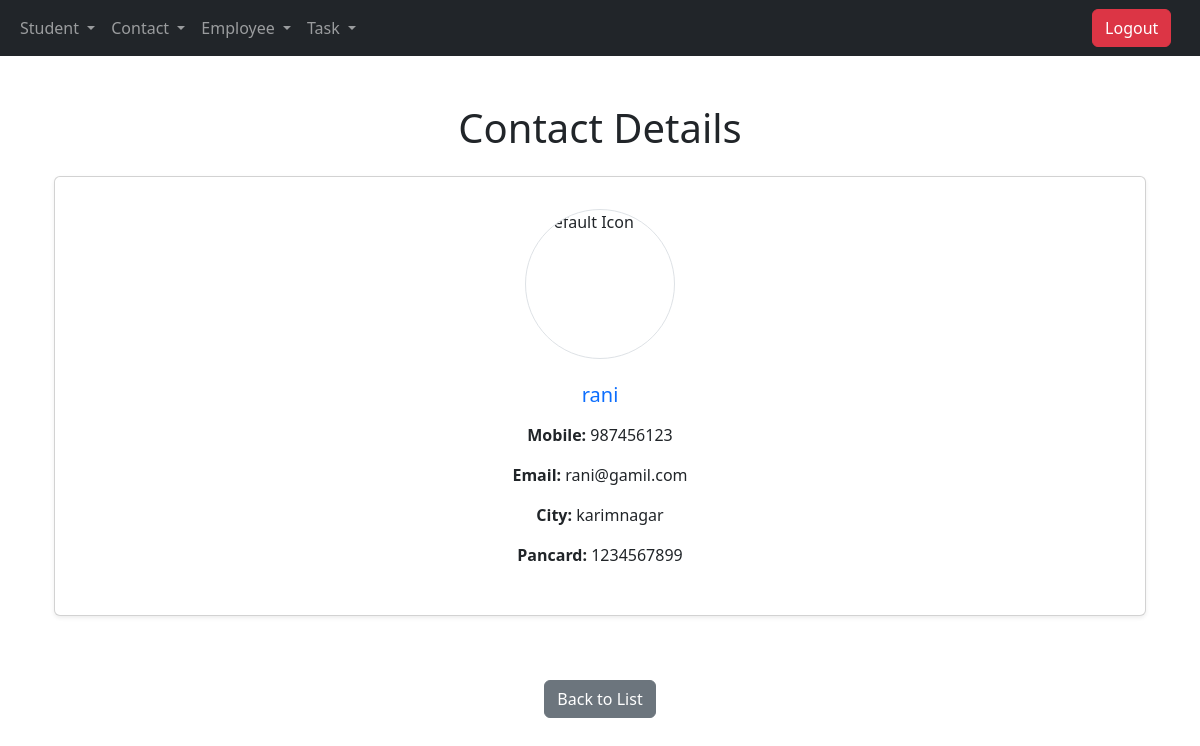
The app's page /view_contact/7/ with its own data.
### operations/models.py (models this page shows, shortened)
class Contact(models.Model):
    username=models.CharField(max_length=100)
    mobile=models.CharField(max_length=15)
    email = models.CharField(max_length=100, null=True, blank=True)
    city = models.CharField(max_length=15,null=True, blank=True)
    pancard = models.CharField(max_length=20,null=True, blank=True)
    serial_number = models.PositiveIntegerField(default=0)  # New field for display order
    profile_picture = models.ImageField(upload_to='Contact_Profiles/', blank=True, null=True) # Add this line

### operations/views.py (the view)
# urls.py: path('view_contact/<int:id>/', views.view_contact, name='view_contact'),
def view_contact(request, id):
    contact = get_object_or_404(Contact, id=id)
    return render(request, 'view_operation.html', {'contact': contact})

### operations/templates/view_operation.html
{% extends 'base.html' %}
{% block content %}
<div class="container mt-5">
    <h1 class="mb-4 text-center">Contact Details</h1>
    <div class="card shadow-sm p-3 mb-5 bg-body rounded">
        <div class="card-body">
            <div class="d-flex justify-content-center mb-4">
                {% if contact.profile_picture %}
                    <img src="{{ contact.profile_picture.url }}"
                         alt="Profile Picture"
                         class="rounded-circle border"
                         style="width: 150px; height: 150px; object-fit: cover;">
                {% else %}
                    <img src="https://cdn-icons-png.flaticon.com/512/847/847969.png"
                         alt="Default Icon"
                         class="rounded-circle border"
                         style="width: 150px; height: 150px; object-fit: cover;">
                {% endif %}
            </div>
            <div class="text-center">
                <h5 class="card-title text-primary mb-3">{{ contact.username }}</h5>
                <p><strong>Mobile:</strong> {{ contact.mobile }}</p>
                <p><strong>Email:</strong> {{ contact.email }}</p>
                <p><strong>City:</strong> {{ contact.city }}</p>
                <p><strong>Pancard:</strong> {{ contact.pancard }}</p>
            </div>
        </div>
    </div>
    <div class="text-center">
        <a href="{% url 'operation_list' %}" class="btn btn-secondary mt-3">Back to List</a>
    </div>
</div>
{% endblock %}

### records on screen
Contact: username "rani", mobile "987456123", email "rani@gamil.com", city "karimnagar", pancard "1234567899"
